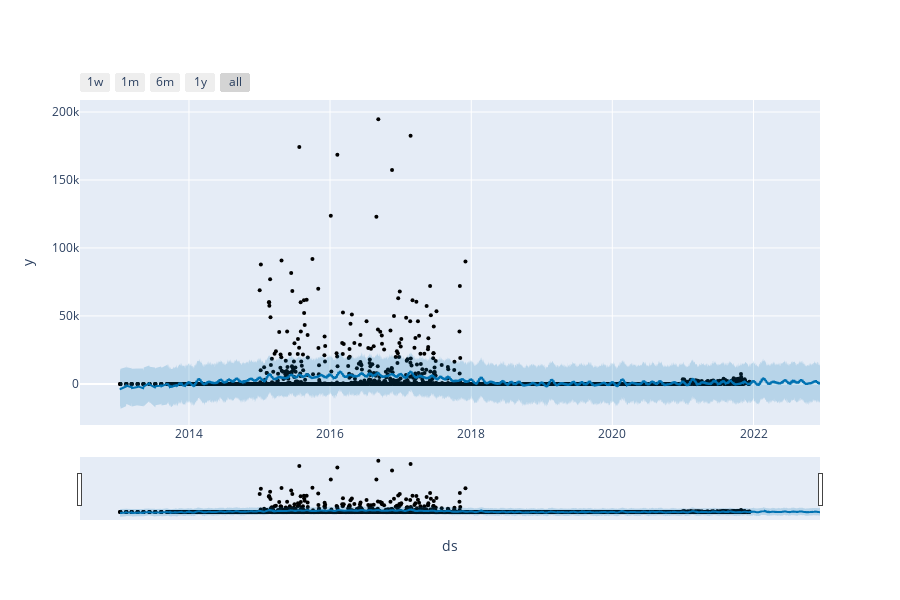

Source (notebook cell):
### Code cell
plot_plotly(Dine_m, Dine_forecast)

### Figure 1 — Plotly figure (JSON) as saved in the notebook; plotly's stock layout.template omitted (floating-point values rounded to 4 significant figures; data arrays with more than 128 entries replaced by an {"elided": "..."} marker saying what was removed)
{"data": [{"marker": {"color": "black", "size": 4}, "mode": "markers", "name": "Actual", "type": "scatter", "x": {"elided": "3002 str values"}, "y": {"elided": "3002 int values"}}, {"hoverinfo": "skip", "line": {"width": 0}, "mode": "lines", "type": "scatter", "x": {"elided": "3367 str values"}, "y": {"elided": "3367 float values"}}, {"fill": "tonexty", "fillcolor": "rgba(0, 114, 178, 0.2)", "line": {"color": "#0072B2", "width": 2}, "mode": "lines", "name": "Predicted", "type": "scatter", "x": {"elided": "3367 str values"}, "y": {"elided": "3367 float values"}}, {"fill": "tonexty", "fillcolor": "rgba(0, 114, 178, 0.2)", "hoverinfo": "skip", "line": {"width": 0}, "mode": "lines", "type": "scatter", "x": {"elided": "3367 str values"}, "y": {"elided": "3367 float values"}}], "layout": {"height": 600, "showlegend": false, "width": 900, "xaxis": {"rangeselector": {"buttons": [{"count": 7, "label": "1w", "step": "day", "stepmode": "backward"}, {"count": 1, "label": "1m", "step": "month", "stepmode": "backward"}, {"count": 6, "label": "6m", "step": "month", "stepmode": "backward"}, {"count": 1, "label": "1y", "step": "year", "stepmode": "backward"}, {"step": "all"}]}, "rangeslider": {"visible": true}, "title": {"text": "ds"}, "type": "date"}, "yaxis": {"title": {"text": "y"}}}}
